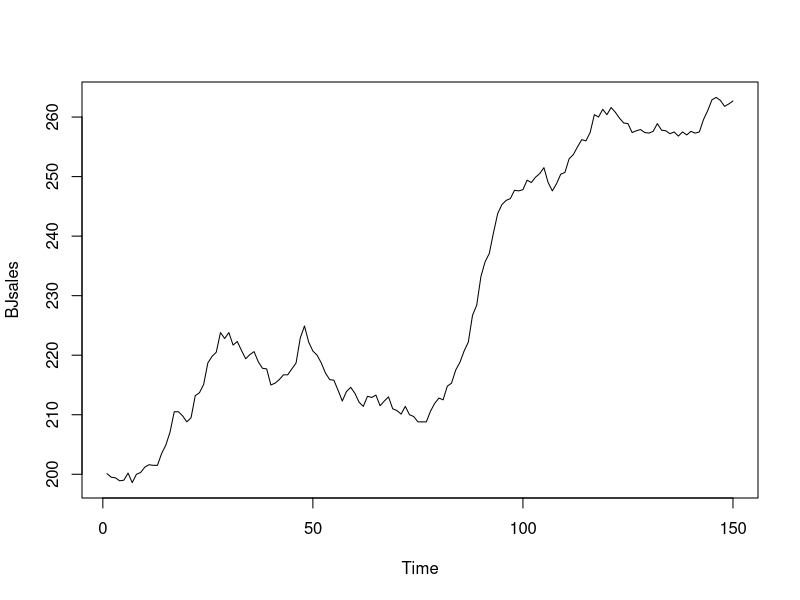

Write the R code that produced this figure. (Note: this script raises an error after producing the figure.)
## ---- chunk 1
plot(BJsales)
## ---- chunk 2
adamModel <- adam(BJsales, "AAN")
adamModel
## ---- chunk 3
adam(BJsales, "ANN")
## ---- chunk 4
plot(forecast(adamModel,h=10,interval="prediction",level=c(0.9,0.95)))
## ---- chunk 5
adamModel <- adam(BJsales, "AAN", bounds="admissible")
adamModel
plot(forecast(adamModel,h=10,interval="prediction",level=c(0.9,0.95)))
## ---- chunk 6
discountMatrix <- adamModel$transition - adamModel$persistence %*% adamModel$measurement[nobs(adamModel),,drop=FALSE]
eigen(discountMatrix)$values
## ---- chunk 7
adamModel <- adam(BJsales, "AAN", distribution="dgnorm")
print(adamModel,digits=3)
plot(forecast(adamModel,h=10,interval="prediction"))
## ---- chunk 8
adamModel <- adam(AirPassengers, "AAA", lags=12, h=12, holdout=TRUE)
## ---- chunk 9
adamModel$B[1:3] <- c(0.2,0.1,0.3)
adamModel <- adam(AirPassengers, "AAA", lags=12, h=12, holdout=TRUE,
                  B=adamModel$B, maxeval=1000)
adamModel
## ---- chunk 10
plot(forecast(adamModel,h=12,interval="prediction"))
## ---- chunk 11
plot(adamModel,which=12)
